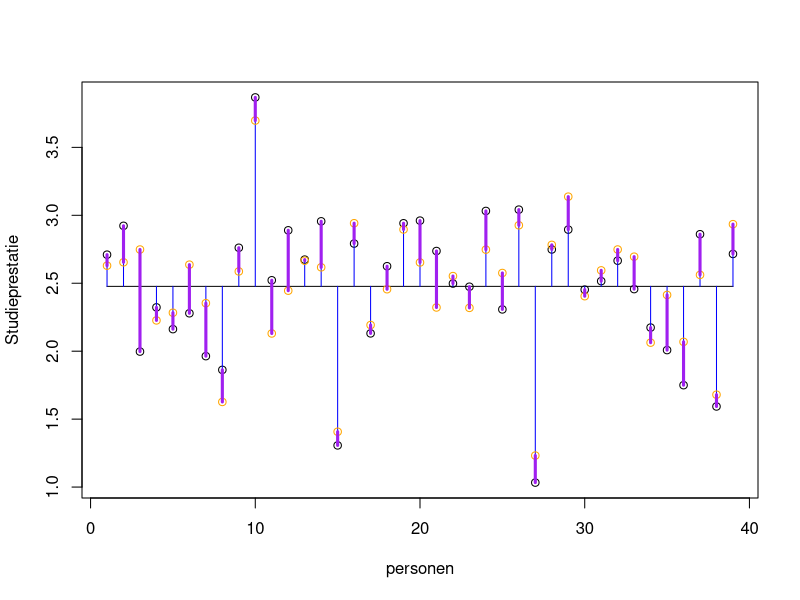

Write the R code that produced this figure.
## ---- chunk 1
data <- read.csv('IQ.csv', header=T)

head(data)

IQ              = data$IQ
Studieprestatie = data$Studieprestatie
Motivatie       = data$Motivatie
## ---- chunk 2
fit <- lm(Studieprestatie ~ IQ + Motivatie)
## ---- chunk 3
fit$coefficients

b.0 = fit$coefficients[1] ## Intercept
b.1 = fit$coefficients[2] ## Beta coefficient voor IQ
b.2 = fit$coefficients[3] ## Beta coefficient voor Motivatie
## ---- chunk 4
exp.stu.prest = b.0 + b.1 * IQ + b.2 * Motivatie

model = exp.stu.prest
## ---- chunk 5
cbind(model, b.0, b.1, IQ, b.2, Motivatie)[1:5,]
## ---- chunk 6
error = Studieprestatie - model

cbind(model, Studieprestatie, error)[1:5,]
## ---- chunk 7
Studieprestatie == model + error
## ---- chunk 8
plot(Studieprestatie, xlab='personen', ylab='Studieprestatie')

n = length(Studieprestatie)
gemiddelde.studieprestatie = mean(Studieprestatie)

## Voeg het gemiddelde toe
lines(c(1, n), rep(gemiddelde.studieprestatie, 2))

## Wat is de totale variantie?
segments(1:n, Studieprestatie, 1:n, gemiddelde.studieprestatie, col='blue')

## Wat zijn onze verwachte scores op basis van dit regressie model?
points(model, col='orange')

## Hoever zitten we ernaast, wat is de error?
segments(1:n, Studieprestatie, 1:n, model, col='purple', lwd=3)
## ---- chunk 9
r = cor(Studieprestatie, model)
r^2
